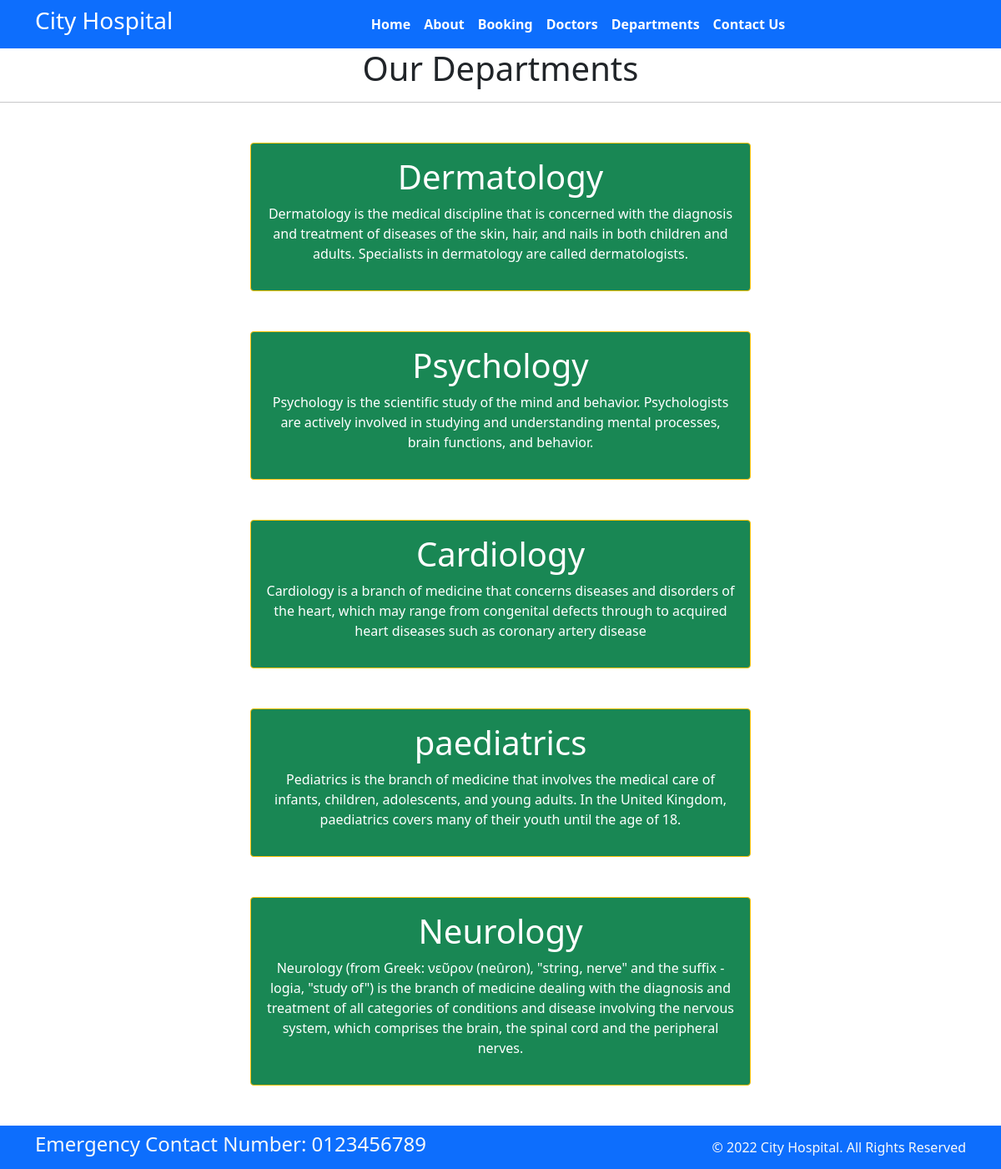
Screenshot of /department with the database file from the repository.
### home/models.py (models this page shows, shortened)
class Departments(models.Model):
    dep_name=models.CharField(max_length=100)
    dep_description=models.TextField()

### home/views.py (the view)
# urls.py: path('department',views.department,name='department'),
def department(request):
    dict_dept={
         'dept':Departments.objects.all()
    }
    return render(request, 'department.html',dict_dept)

### Templates/department.html (shortened to what this page needs)
{% extends 'base.html'%}
{%block content%}
<h1 class="text-center">Our Departments</h1>
<hr>
{% for d in dept %}
<div class="mx-auto w-50 bg-success text-center text-white p-3 my-5 border border-warning rounded">
    <h1>{{d.dep_name}}</h1>
    <p>{{d.dep_description}}</p>
</div>
{% endfor %}
{%endblock%}

### rows the page displays
Departments: dep_name "Dermatology", dep_description "Dermatology is the medical discipline that is concerned with the diagnosis and treatment of diseases of the skin, hair, and nails in both children and adults. Specialists in dermatology are called dermatologists."
Departments: dep_name "Psychology", dep_description "Psychology is the scientific study of the mind and behavior. Psychologists are actively involved in studying and understanding mental processes, brain functions, and behavior."
Departments: dep_name "Cardiology", dep_description "Cardiology is a branch of medicine that concerns diseases and disorders of the heart, which may range from congenital defects through to acquired heart diseases such as coronary artery disease"
Departments: dep_name "paediatrics", dep_description "Pediatrics is the branch of medicine that involves the medical care of infants, children, adolescents, and young adults. In the United Kingdom, paediatrics covers many of their youth until the age of 18."
Departments: dep_name "Neurology", dep_description "Neurology (from Greek: νεῦρον (neûron), \"string, nerve\" and the suffix -logia, \"study of\") is the branch of medicine dealing with the diagnosis and treatment of all categories of conditions and disease involving the nervous system, which comprises the brain, the spinal cord and the peripheral nerves."
